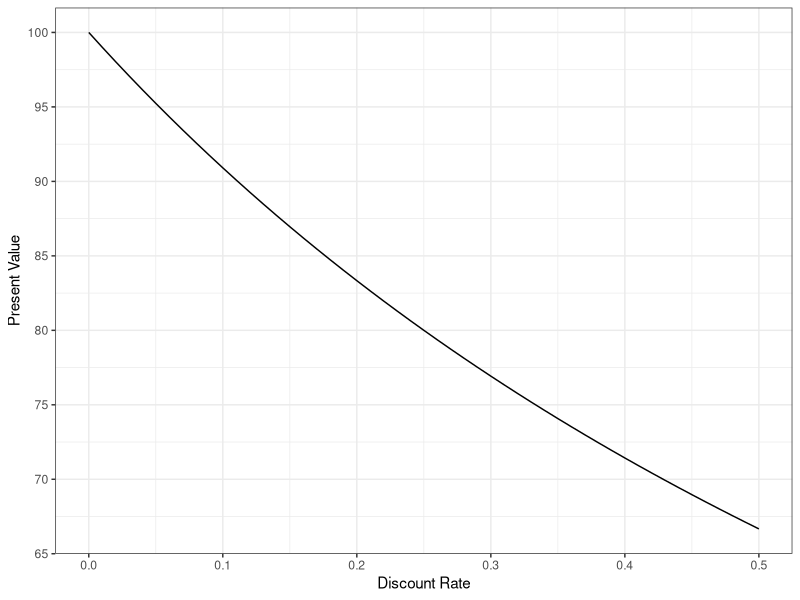
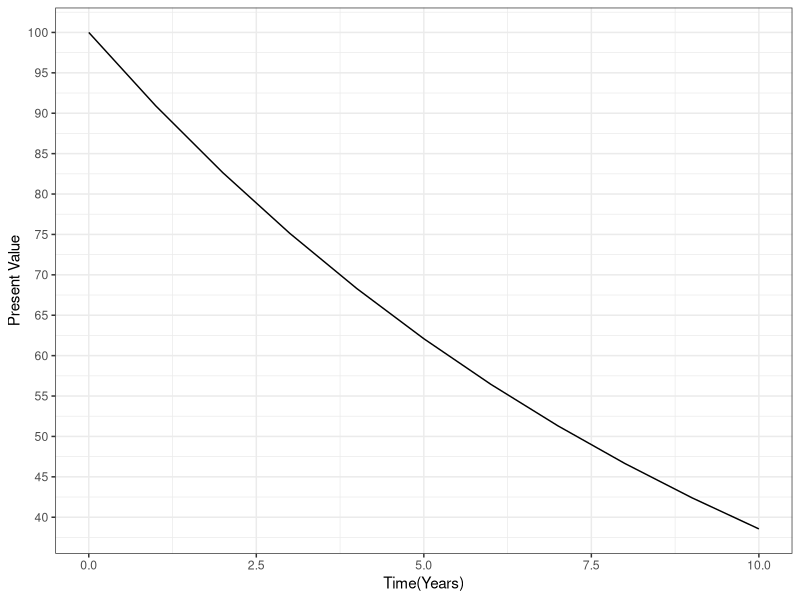
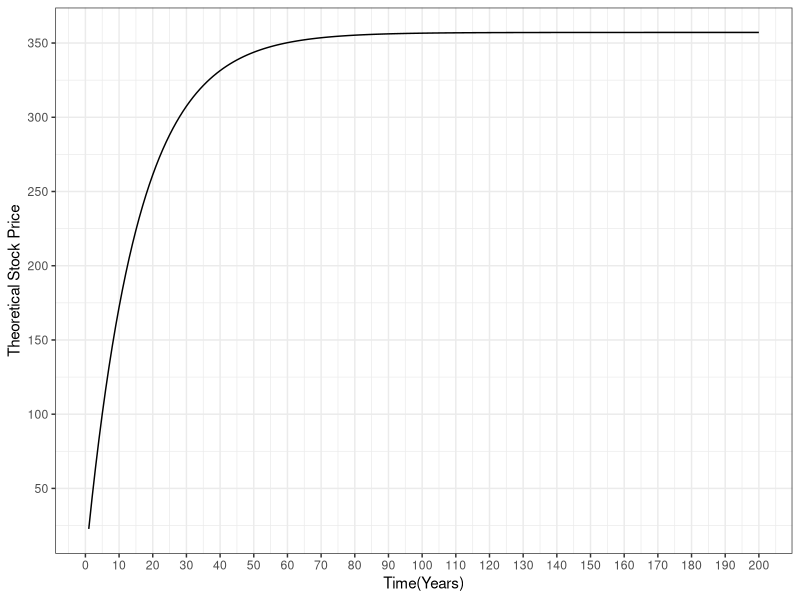
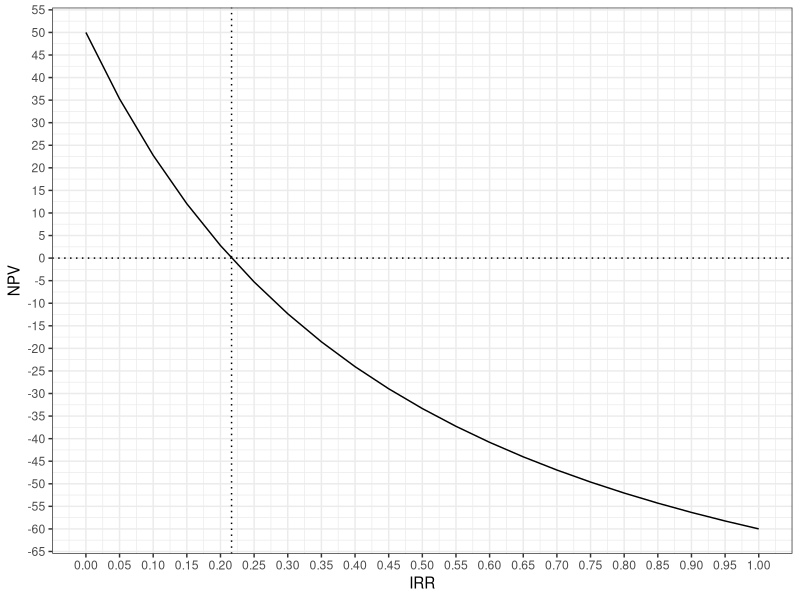

These figures' R source, in order:
## ---- chunk 1
knitr::opts_chunk$set(
  echo = TRUE,
  message = FALSE,
  warning = FALSE,
  # out.width = 800,
  # out.height = 600,
  fig.align = "center",
  dev = "ragg_png"
)
## ---- chunk 2
100 / (1 + 0.10)
## ---- chunk 3
library(tidyverse)
r <- seq(0.0, 0.5, 0.01)
pv <- 100 / (1 + r)
df <- tibble(r, pv)

ggplot(df, aes(r, pv)) + 
  geom_line() + 
  xlab("Discount Rate") + 
  ylab("Present Value") + 
  scale_y_continuous(breaks = seq(50, 100, 5)) + 
  theme_bw()
## ---- chunk 4
t <- seq(0,10,1)
pv2 <- 100/(1+0.10)^t
df2 <- tibble(pv2, t)

ggplot(df2, aes(t, pv2)) + 
  geom_line() + 
  xlab("Time(Years)") + 
  ylab("Present Value") +
  scale_y_continuous(breaks = seq(30, 100, 5)) + 
  theme_bw()
## ---- chunk 5
c(115/(1+0.15)^1, 264.5/(1+0.15)^2)
## ---- chunk 6
npv_method <- function(init, cf, r){
  t <- seq(1,length(cf),1)
  pv <- cf/(1+r)^t
  npv <- sum(pv)
  gain <- init + npv
  
  res <- list(
    DiscountRate = r,
    InitialCost = init,
    CF = cf,
    PV = pv,
    NPV = npv,
    gain = gain
  )
  
  return(res)
}

npv_method(init = -280, cf = c(115, 264.5), r = 0.15)
## ---- chunk 7
r <- 0.1
g <- 0.03
d <- 25
d/(r-g)
## ---- chunk 8
dmm <- function(x, d = 25, r = 0.1, g = 0.03){
  sum((d*(1+g)^(x-1))/((1+r)^x))
}

t <- 1:200
# map_dbl(.x = t, .f = function(x){dmm(x = t[1:x])})でもよい
res <- vector(mode = "numeric", length(t))
for (i in 1:length(t)) {
  res[[i]] <- dmm(x = t[1:i])
}

ggplot(tibble(t, res), aes(t, res)) + 
  geom_line() + 
  xlab("Time(Years)") + 
  ylab("Theoretical Stock Price") +
  scale_y_continuous(breaks = seq(0, 500, 50)) + 
  scale_x_continuous(breaks = seq(0, 200, 10)) + 
  theme_bw()
## ---- chunk 9
# 次数が0から並べてベクトルで渡す
# 60 + 50Y^{1} + 40Y^{2} - 100Y^{3}
x <- c(60, 50, 40, -100)
Y <- Re(polyroot(x)[[3]])
# Y = 1 + y ⇔ y = Y - 1
irr <- Y - 1
irr
## ---- chunk 10
npv_method(init = -100, cf = c(40, 50, 60), r = irr)
## ---- chunk 11
irrs <- seq(0, 1, 0.05)
npvs <- map_dbl(.x = irrs, .f = function(x){npv_method(init = -100, cf = c(40, 50, 60), r = x)$gain})

ggplot(tibble(irrs, npvs), aes(irrs, npvs)) + 
  geom_line() + 
  geom_hline(yintercept = 0, linetype = "dotted") + 
  geom_vline(xintercept = irr, linetype = "dotted") + 
  xlab("IRR") + 
  ylab("NPV") +
  scale_y_continuous(breaks = seq(-100, 100, 5)) + 
  scale_x_continuous(breaks = seq(0, 1, 0.05)) + 
  theme_bw()
